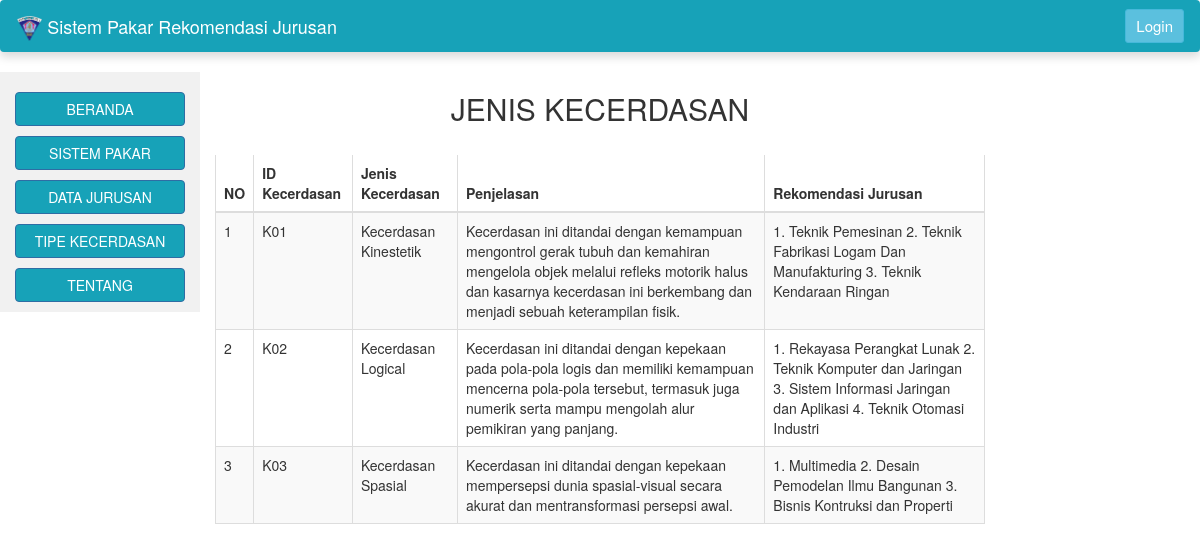
The page /jenis_kecerdasan.php on the database its author committed.
### tables this page shows
CREATE TABLE `tipe_kecerdasan` (
  `id_kecerdasan` varchar(10) NOT NULL,
  `jenis_kecerdasan` varchar(50) NOT NULL,
  `penjelasan` varchar(1000) NOT NULL,
  `rekomendasi_jurusan` varchar(255) NOT NULL
);

### jenis_kecerdasan.php (the view, shortened to what this page needs)
<?php
include('koneksi.php');
?>
<!DOCTYPE html>
<html lang="en">
<head>
	<link rel="stylesheet" href="https://getbootstrap.com/docs/4.1/dist/css/bootstrap.min.css">
  <link rel="stylesheet" href="https://maxcdn.bootstrapcdn.com/bootstrap/3.3.7/css/bootstrap.min.css">
  <link rel="stylesheet" href="css/style.css">
</head>
<body>
	<?php
	include ('navbar.php');
?>
<?php
  include ('sidebar.php');
?>
<div class="col-sm-8 text-left">
      <h2 class="text-center">JENIS KECERDASAN</h2>
		<br>
		<div class="box-body table-responsive">
                <table id="example1" class="table table-bordered table-striped">
                    <thead>
                        <tr>
                            <th>NO</th>
                            <th>ID Kecerdasan</th>
							<th>Jenis Kecerdasan</th>
                            <th>Penjelasan</th>
                            <th>Rekomendasi Jurusan</th>
                        </tr>
                    </thead>
                    <?php
                    $queri="Select * From tipe_kecerdasan";
$hasil=mysqli_query ($konek_db,$queri);
$id = 0;
while ($data = mysqli_fetch_array ($hasil)){
 			$id++;
 			echo "
        			<tr>
        			<td>".$id."</td>
					<td>".$data[0]."</td>
        			<td>".$data[1]."</td>
        			<td>".$data[2]."</td>
              <td>".$data[3]."</td>
        		</tr>
        	";
			}
                    ?>
</table><br><br><br><br><br>
</div>
</div>
</body>
</html>

### rows shown on the page
tipe_kecerdasan: id_kecerdasan "K01", jenis_kecerdasan "Kecerdasan Kinestetik", penjelasan "Kecerdasan ini ditandai dengan kemampuan mengontrol gerak tubuh dan kemahiran mengelola objek melalui refleks motorik halus dan kasarnya kecerdasan ini berkembang dan menjadi sebuah keterampilan fisik.", rekomendasi_jurusan "1. Teknik Pemesinan 2. Teknik Fabrikasi Logam Dan Manufakturing 3. Teknik Kendaraan Ringan"
tipe_kecerdasan: id_kecerdasan "K02", jenis_kecerdasan "Kecerdasan Logical", penjelasan "Kecerdasan ini ditandai dengan kepekaan pada pola-pola logis dan memiliki kemampuan mencerna pola-pola tersebut, termasuk juga numerik serta mampu mengolah alur pemikiran yang panjang.", rekomendasi_jurusan "1. Rekayasa Perangkat Lunak 2. Teknik Komputer dan Jaringan 3. Sistem Informasi Jaringan dan Aplikasi 4. Teknik Otomasi Industri"
tipe_kecerdasan: id_kecerdasan "K03", jenis_kecerdasan "Kecerdasan Spasial", penjelasan "Kecerdasan ini ditandai dengan kepekaan mempersepsi dunia spasial-visual secara akurat dan mentransformasi persepsi awal.", rekomendasi_jurusan "1. Multimedia 2. Desain Pemodelan Ilmu Bangunan 3. Bisnis Kontruksi dan Properti"
